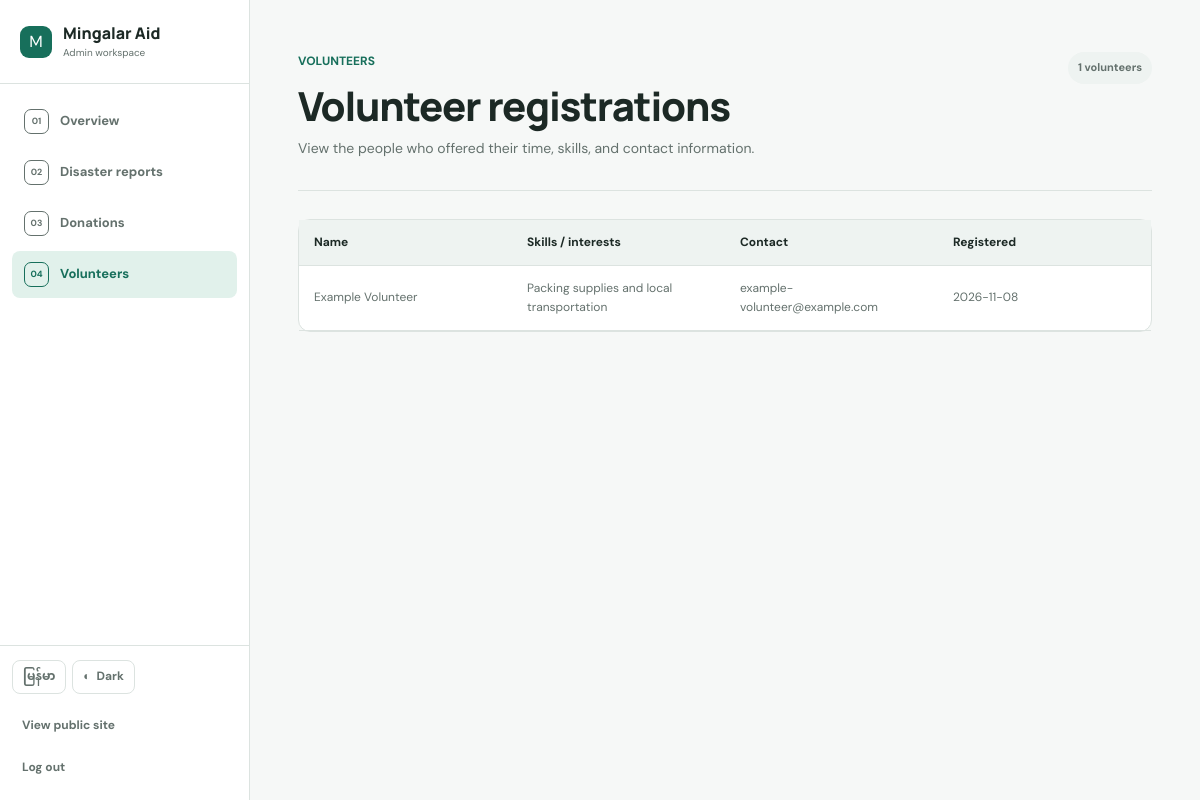
Before: /admin/volunteers (signed in) with the older database file.
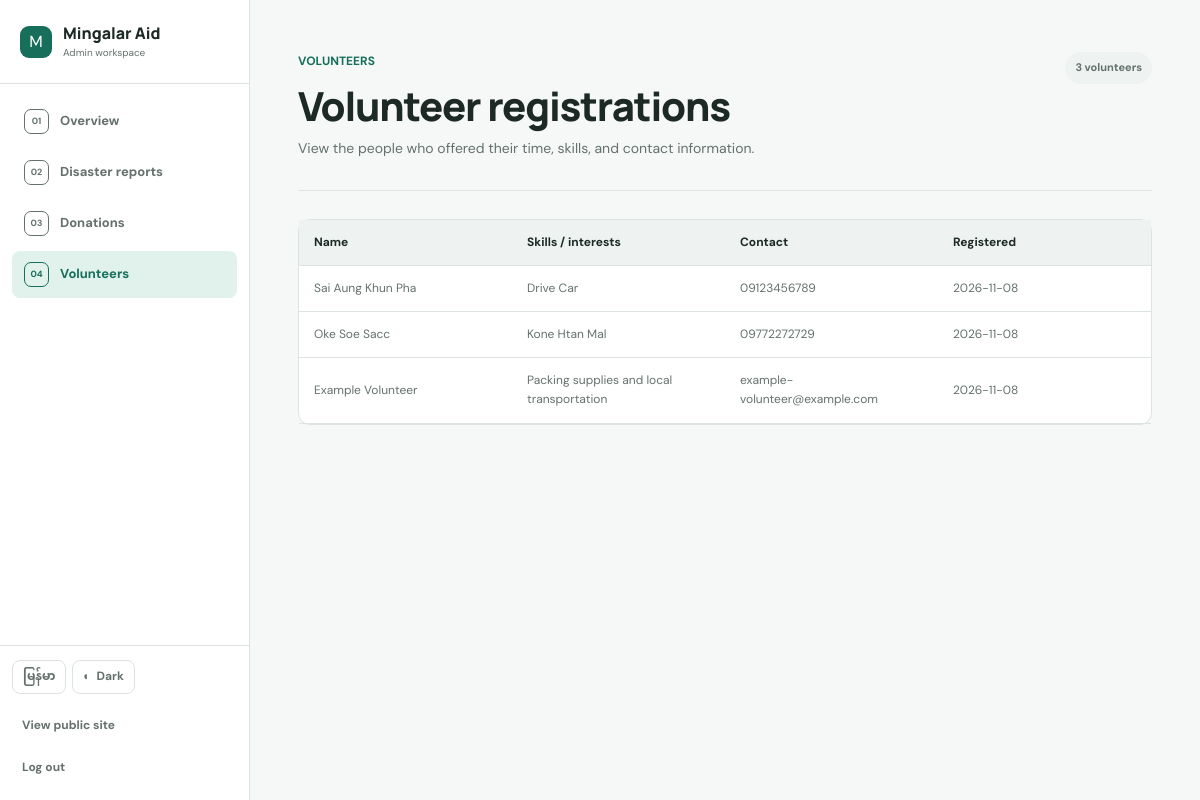
After: the same page with the newer database file.
### tables this page shows
CREATE TABLE volunteers (
            id INTEGER PRIMARY KEY AUTOINCREMENT,
            disaster_id INTEGER,
            volunteer_name TEXT NOT NULL,
            skills TEXT NOT NULL,
            contact TEXT NOT NULL,
            created_at TEXT NOT NULL,
            FOREIGN KEY(disaster_id) REFERENCES disasters(id)
        );

### MingalarAid.Backend/api/admin_api.py (the view)
    @app.route("/admin/volunteers")
    @admin_required
    def admin_volunteers():
        return render_template(
            "admin_volunteers.html", volunteers=volunteer_service.list_all()
        )

### MingalarAid.Backend/api/guards.py (called while the page is built)
def admin_required(view):
    @wraps(view)
    def wrapped(*args, **kwargs):
        if session.get("role") != "admin":
            flash("Please sign in as an administrator first.", "error")
            return redirect(url_for("admin_login"))
        return view(*args, **kwargs)
    return wrapped

### MingalarAid.Backend/dataaccess/database.py (called while the page is built)
def get_connection():
    DATABASE_PATH.parent.mkdir(parents=True, exist_ok=True)
    connection = sqlite3.connect(DATABASE_PATH)
    connection.row_factory = sqlite3.Row
    return connection

### MingalarAid.Backend/dataaccess/volunteer_repository.py (called while the page is built)
def list_all():
    with get_connection() as db:
        return db.execute(
            "SELECT * FROM volunteers ORDER BY created_at DESC"
        ).fetchall()

### MingalarAid.Backend/service/volunteer_service.py (called while the page is built)
def list_all():
    return volunteer_repository.list_all()

### MingalarAid.Frontend/templates/admin_volunteers.html (shortened to what this page needs)
{% extends "admin_base.html" %}
{% block admin_content %}
<header class="admin-page-header"><div><p class="eyebrow">VOLUNTEERS</p><h1>Volunteer registrations</h1><p>View the people who offered their time, skills, and contact information.</p></div><span class="admin-header-count">{{ volunteers|length }} volunteers</span></header>
<section class="admin-section first-section"><div class="table-wrap"><table><thead><tr><th>Name</th><th>Skills / interests</th><th>Contact</th><th>Registered</th></tr></thead><tbody>{% for v in volunteers %}<tr><td data-label="Name">{{ v.volunteer_name }}</td><td data-label="Skills / interests">{{ v.skills }}</td><td data-label="Contact">{{ v.contact }}</td><td data-label="Registered">{{ v.created_at[:10] }}</td></tr>{% else %}<tr><td colspan="4">No volunteers yet.</td></tr>{% endfor %}</tbody></table></div></section>
{% endblock %}

Changed rows visible on the page:
added volunteers: volunteer_name "Sai Aung Khun Pha", skills "Drive Car", contact "09123456789", created_at "2026-11-08"
added volunteers: volunteer_name "Oke Soe Sacc", skills "Kone Htan Mal", contact "09772272729", created_at "2026-11-08"
Other visible differences:
{{ volunteers|length }}: "1" → "3"
